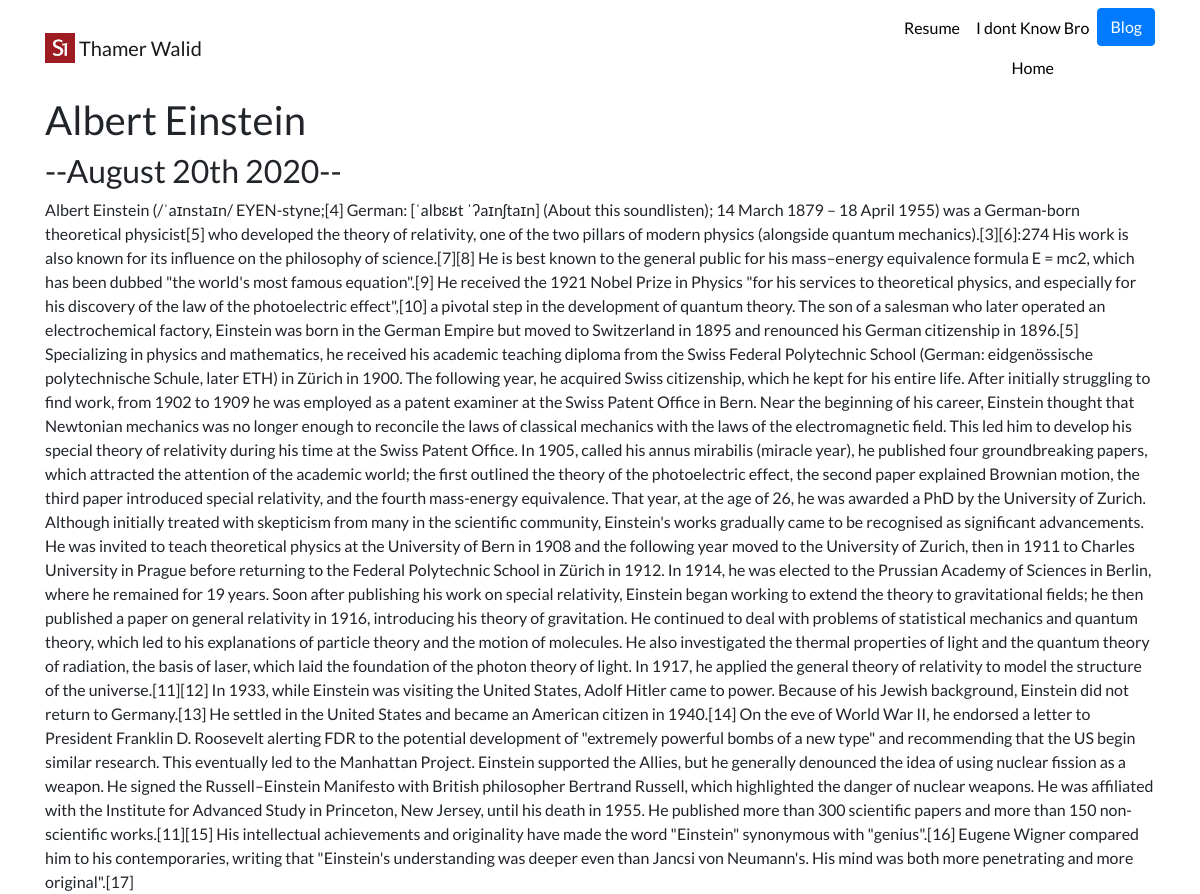
The app's page /blog/2/ with its own data.
### blog/models.py (models this page shows)
class Blog(models.Model):
    title = models.CharField(max_length=200)
    description = models.TextField()
    date = models.DateField()

### blog/views.py (the view)
# urls.py: path('<int:blog_id>/', views.detail, name='detail'),
def detail(request, blog_id):
    blog = get_object_or_404(Blog, pk=blog_id)
    return render(request, 'blog/detail.html',{'blog':blog})

### blog/templates/blog/detail.html
{% extends 'portfolio/base.html' %}
{% block content %}
<h1>{{ blog.title }}</h1>
<h2>--{{ blog.date|date:'F jS Y' }}--</h2>
{{ blog.description|safe }}
{% endblock %}

### media/portfolio/custom.css (style rules this page uses)
body { font-family: 'Lato', sans-serif; }

### records on screen
Blog: title "Albert Einstein", date "August 20th 2020", description "Albert Einstein (/ˈaɪnstaɪn/ EYEN-styne;[4] German: [ˈalbɛʁt ˈʔaɪnʃtaɪn] (About this soundlisten); 14 March 1879 – 18 April 1955) was a German-born theoretical physicist[5] who developed the theory of relativity, one of the two pillars of modern physics (alongside quantum mechanics).[3][6]:274 His work is also known for its influence on the philosophy of science.[7][8] He is best known to the general public for his mass–energy equivalence formula E = mc2, which has been dubbed \"the world's most famous equation\".[9] He received the 1921 Nobel Prize in Physics \"for his services to theoretical physics, and especially for his discovery of the law of the photoelectric effect\",[10] a pivotal step…"
